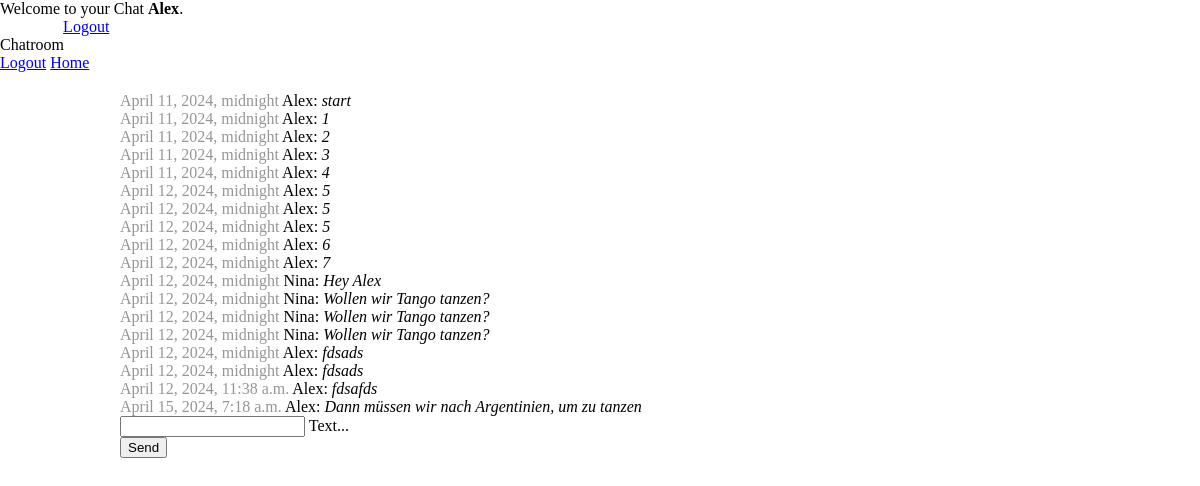
Page / (signed in) on the earlier database version.
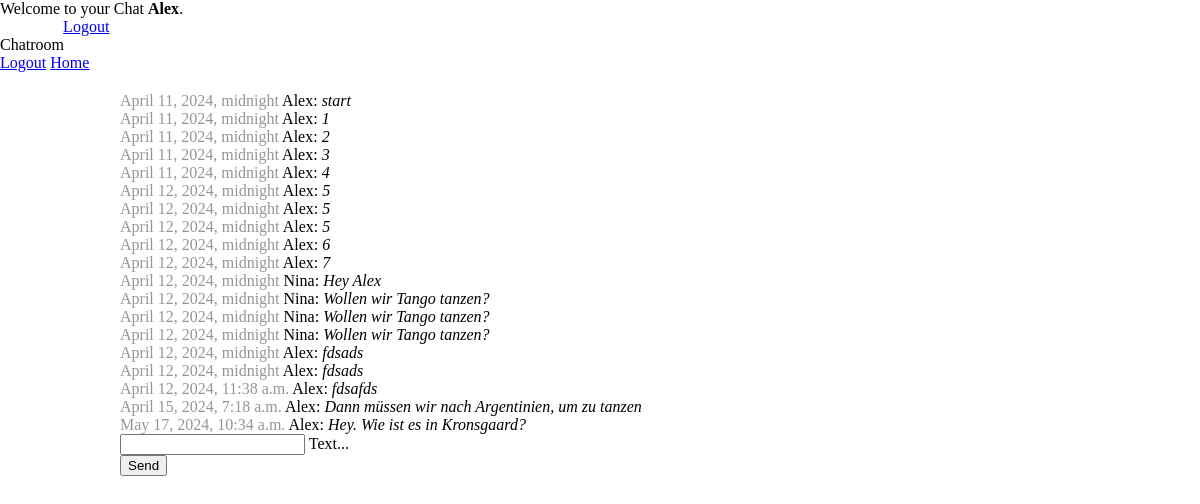
Same page on the later database version.
### chat/models.py (models this page shows)
class Message(models.Model):
    text = models.CharField(max_length=500)
    created_at = models.DateTimeField(default=timezone.now)
    chat = models.ForeignKey(Chat, on_delete=models.CASCADE, related_name='chat_messages_set', default=None, blank=True, null=True) # default is None, feld darf leer sein und die DB darf null sein
    author = models.ForeignKey(settings.AUTH_USER_MODEL, on_delete=models.CASCADE, related_name='author_messages_set')
    receiver = models.ForeignKey(settings.AUTH_USER_MODEL, on_delete=models.CASCADE, related_name='receiver_messages_set')

### chat/views.py (the view, shortened to what this page needs)
# urls.py: path('', index, name='home'),
@login_required(login_url='/login/')
def index(request):
    chat_messages = Message.objects.filter(chat__id=1)
    last_message_date = chat_messages.last().created_at
    last_message_date_time = last_message_date.strftime('%Y-%m-%d %H:%M:%S')
    print('Last Message Date: ', last_message_date_time)
    return render(request, 'chat/index.html', {'chat_messages': chat_messages, 'last_message_date_time': last_message_date_time})

### chat/templates/chat/index.html (shortened to what this page needs)
{% extends "base.html" %} {% block content %} {% if request.user.is_authenticated %}
<div id="messageContainer">
{% for message in chat_messages %}
  <div><span class="color-gray"> {{message.created_at}} </span> {{message.author}}: <i>{{message.text}}</i></div>
  {% endfor %}
</div>
<form onsubmit="sendMessage(); return false;" method="post">
  <div class="mdl-textfield mdl-js-textfield mdl-textfield--floating-label">
    <input class="mdl-textfield__input" name="textmessage" type="text" id="messagefield" />
    <label class="mdl-textfield__label" for="messagefield">Text...</label>
  </div>
  <button class="mdl-button mdl-js-button mdl-button--raised mdl-js-ripple-effect mdl-button--accent">Send</button>
</form>
{% else %}
<h1>You are not logged in</h1>
<p>Bitte logge Dich ein: <a href="/login/">Login</a></p>
{% endif %} {% endblock %}

### templates/base.html (shortened to what this page needs)
<!DOCTYPE html>
<html lang="en">
  <head>
    <link rel="stylesheet" href="https://code.getmdl.io/1.3.0/material.indigo-pink.min.css" />
    {% load static %}
    <link rel="stylesheet" href="{% static 'css/style.css' %}" />
  </head>
  <body>
    <div class="mdl-layout mdl-js-layout mdl-layout--fixed-header">
      <header class="mdl-layout__header">
        <div class="mdl-layout__header-row">
          {% if request.user.is_authenticated %}
          <span class="mdl-layout-title welcome_line">Welcome to your Chat <strong>{{request.user.username}}</strong>.</span>
          {% else %}
          <span class="mdl-layout-title welcome_line">Welcome to Chatroom</span>
          <span class="mdl-layout-title welcome_line welcome_line_mobile">Chatroom</span>
          {% endif %}
          <nav class="mdl-navigation my_navigation">
            <a style="text-decoration: none; color: white; margin-right: 20px;" href="{% url 'home' %}">Home</a>
            {% if request.user.is_authenticated %}
            <a class="mdl-button mdl-js-button mdl-button--raised mdl-js-ripple-effect mdl-color-text--indigo-900 mdl-color--indigo-100" href="{% url 'logout' %}">Logout</a>
            {% endif %}
          </nav>
        </div>
      </header>
      <div class="mdl-layout__drawer">
        <span class="mdl-layout-title">Chatroom</span>
        <nav class="mdl-navigation">
          <a class="mdl-navigation__link" href="{% url 'logout' %}">Logout</a>
          <a class="mdl-navigation__link" href="{% url 'home' %}">Home</a>
        </nav>
      </div>
      <main class="main">
        <div class="page-content">{% block content %} {% endblock %}</div>
      </main>
    </div>
  </body>
</html>

### static/css/style.css (style rules this page uses)
body { margin: 0; padding: 0; }
.main { display: flex; align-items: center; justify-content: center; }
.page-content { width: 80%; padding: 20px 30px; }
.color-gray { color: rgb(150, 150, 150); }

Differences in the rows shown:
added Message: created_at "May 17, 2024, 10:34 a.m.", author "Alex", text "Hey. Wie ist es in Kronsgaard?"
